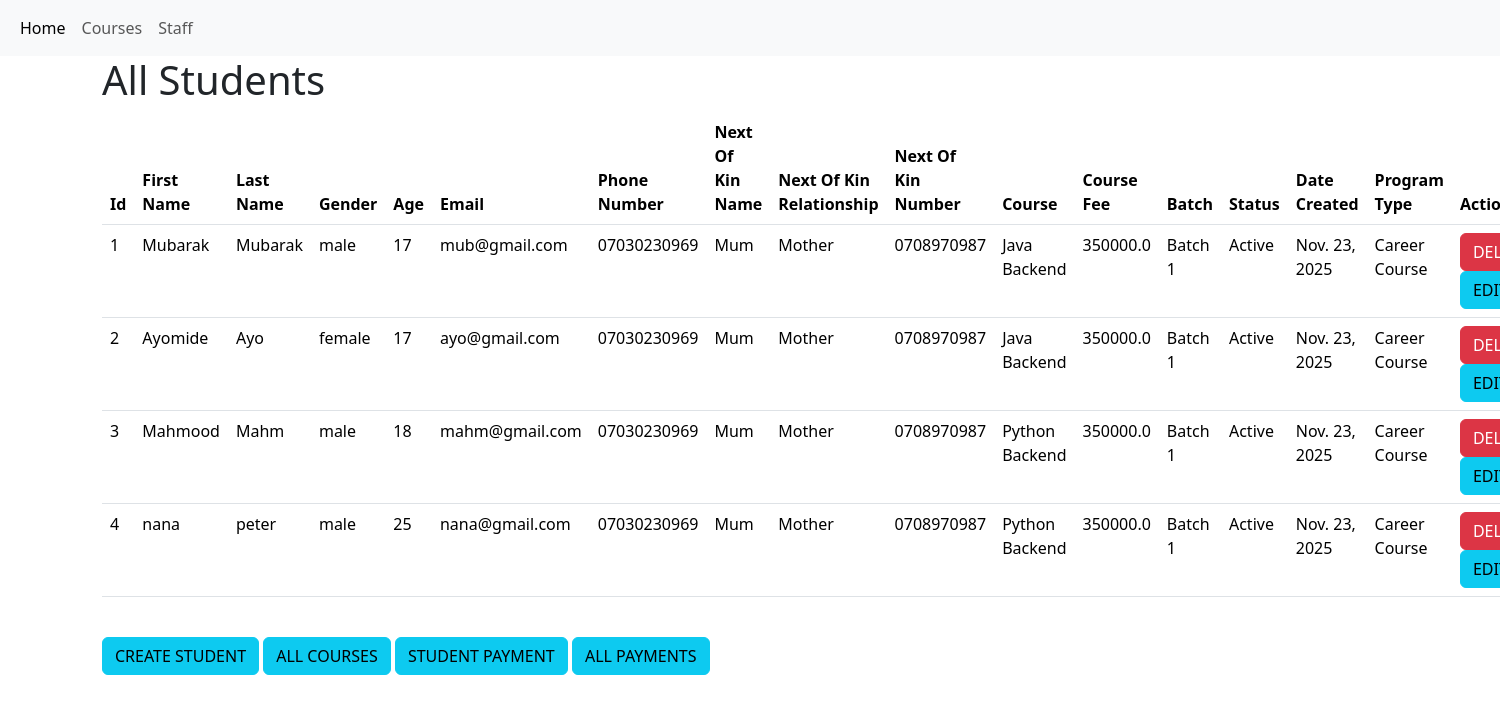
/students, run on the app's committed database.
### courseregapp/models.py (models this page shows, shortened)
class Student(models.Model):
    firstName = models.CharField(max_length=45)
    lastName = models.CharField(max_length=45)
    gender = models.CharField(max_length=45)
    age = models.IntegerField()
    email = models.EmailField()
    phoneNumber = models.CharField(max_length=45)
    nextOfKinName = models.CharField(max_length=45)
    nextOfKinRelationship = models.CharField(max_length=45)
    nextOfKinNumber = models.CharField(max_length=45)
    courseId = models.ForeignKey(Course, related_name='course', on_delete=models.CASCADE)
    courseFee = models.FloatField()
    batch = models.CharField(max_length=45)
    classStatus = models.CharField(max_length=45, default="Active")
    programType = models.CharField(max_length=45, default="Career Course")
    dateCreated = models.DateField(auto_now_add=True)

class Course(models.Model):
    name = models.CharField(max_length=45)
    description = models.CharField(max_length=45)
    price = models.FloatField()
    duration = models.CharField(max_length=45)
    dateCreated = models.DateField(auto_now_add=True)

### courseregapp/views.py (the view)
# urls.py: path('students', views.students, name="students"),
def students(request):
    students = Student.objects.all()
    return render(request, 'allstudents.html', {"students": students})

### templates/allstudents.html (shortened to what this page needs)
<!DOCTYPE html>
<html lang="en">
<head>
     <link href="https://cdn.jsdelivr.net/npm/bootstrap@5.3.2/dist/css/bootstrap.min.css" rel="stylesheet"
>
</head>
<body>
<nav class="navbar bg-dark navbar-expand-lg bg-body-tertiary">
  <div class="container-fluid">
    <div class="collapse navbar-collapse" id="navbarNav">
      <ul class="navbar-nav">
        <li class="nav-item">
          <a class="nav-link active" aria-current="page" href="{% url 'home' %}">Home</a>
        </li>
        <li class="nav-item">
          <a class="nav-link" href="#">Courses</a>
        </li>
         <a class="nav-link" href="#">Staff</a>
     </ul>
    </div>
  </div>
</nav>
<div class="container">
  <div class="row justify-content-center">
    <div class="col-md-12">
  <marquee><h1> All Students </h1></marquee>
        <table class="table">
          <thead>
            <tr>
                <th scope="col">Id</th>
                <th scope="col">First Name</th>
                <th scope="col">Last Name</th>
                <th scope="col">Gender</th>
                <th scope="col">Age</th>
                <th scope="col">Email</th>
                <th scope="col">Phone Number</th>
                <th scope="col">Next Of Kin Name</th>
                <th scope="col">Next Of Kin Relationship</th>
                <th scope="col">Next Of Kin Number</th>
                <th scope="col">Course</th>
                <th scope="col">Course Fee</th>
                <th scope="col">Batch</th>
                <th scope="col">Status</th>
                <th scope="col">Date Created</th>
                <th scope="col">Program Type</th>
                <th scope="col">Action</th>
            </tr>
          </thead>
          <tbody>
             {% for student in students %}
            <tr>
                <td>{{student.id}}</td>
                <td>{{student.firstName}}</td>
                <td>{{student.lastName}}</td>
                 <td>{{student.gender}}</td>
                <td>{{student.age}}</td>
                <td>{{student.email}}</td>
                <td>{{student.phoneNumber}}</td>
                <td>{{student.nextOfKinName}}</td>
                <td>{{student.nextOfKinRelationship}}</td>
                <td>{{student.nextOfKinNumber}}</td>
                 <td>{{student.courseId.name}}</td>
                 <td>{{student.courseFee}}</td>
                <td>{{student.batch}}</td>
                <td>{{student.classStatus}}</td>
                 <td>{{student.dateCreated}}</td>
                <td>{{student.programType}}</td>
                <td><a href="#" class="btn btn-danger">DELETE</a>
                    <a href="#" class="btn btn-info">EDIT</a>
                </td>
            </tr>
            {% endfor %}
          </tbody>
        </table><br>
         <a href="{% url 'student' %}" class="btn btn-info">CREATE STUDENT</a>
        <a href="{% url 'courses' %}" class="btn btn-info">ALL COURSES</a>
        <a href="{% url 'payment' %}" class="btn btn-info">STUDENT PAYMENT</a>
        <a href="{% url 'payments' %}" class="btn btn-info">ALL PAYMENTS</a>
        <br><br><br><br>
    </div>
  </div>
</div>
</body>
</html>

### data on the page
Student: id "1", firstName "Mubarak", lastName "Mubarak", gender "male", age "17", email "mub@gmail.com", phoneNumber "07030230969", nextOfKinName "Mum", nextOfKinRelationship "Mother", nextOfKinNumber "0708970987", courseId.name "Java Backend", courseFee "350000.0", batch "Batch 1", classStatus "Active", dateCreated "Nov. 23, 2025", programType "Career Course"
Student: id "2", firstName "Ayomide", lastName "Ayo", gender "female", age "17", email "ayo@gmail.com", phoneNumber "07030230969", nextOfKinName "Mum", nextOfKinRelationship "Mother", nextOfKinNumber "0708970987", courseId.name "Java Backend", courseFee "350000.0", batch "Batch 1", classStatus "Active", dateCreated "Nov. 23, 2025", programType "Career Course"
Student: id "3", firstName "Mahmood", lastName "Mahm", gender "male", age "18", email "mahm@gmail.com", phoneNumber "07030230969", nextOfKinName "Mum", nextOfKinRelationship "Mother", nextOfKinNumber "0708970987", courseId.name "Python Backend", courseFee "350000.0", batch "Batch 1", classStatus "Active", dateCreated "Nov. 23, 2025", programType "Career Course"
Student: id "4", firstName "nana", lastName "peter", gender "male", age "25", email "nana@gmail.com", phoneNumber "07030230969", nextOfKinName "Mum", nextOfKinRelationship "Mother", nextOfKinNumber "0708970987", courseId.name "Python Backend", courseFee "350000.0", batch "Batch 1", classStatus "Active", dateCreated "Nov. 23, 2025", programType "Career Course"
